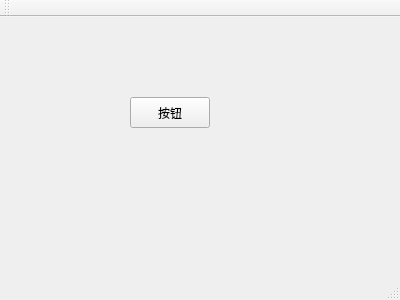
<?xml version="1.0" encoding="UTF-8"?>
<ui version="4.0">
 <class>MainWindow</class>
 <widget class="QMainWindow" name="MainWindow">
  <property name="geometry">
   <rect>
    <x>0</x>
    <y>0</y>
    <width>400</width>
    <height>300</height>
   </rect>
  </property>
  <property name="windowTitle">
   <string>MainWindow</string>
  </property>
  <widget class="QWidget" name="centralWidget">
   <widget class="QPushButton" name="pushButton">
    <property name="geometry">
     <rect>
      <x>130</x>
      <y>80</y>
      <width>80</width>
      <height>31</height>
     </rect>
    </property>
    <property name="text">
     <string>按钮</string>
    </property>
   </widget>
  </widget>
  <widget class="QMenuBar" name="menuBar">
   <property name="geometry">
    <rect>
     <x>0</x>
     <y>0</y>
     <width>400</width>
     <height>17</height>
    </rect>
   </property>
  </widget>
  <widget class="QToolBar" name="mainToolBar">
   <attribute name="toolBarArea">
    <enum>TopToolBarArea</enum>
   </attribute>
   <attribute name="toolBarBreak">
    <bool>false</bool>
   </attribute>
  </widget>
  <widget class="QStatusBar" name="statusBar"/>
 </widget>
 <layoutdefault spacing="6" margin="11"/>
 <resources/>
 <connections/>
</ui>
